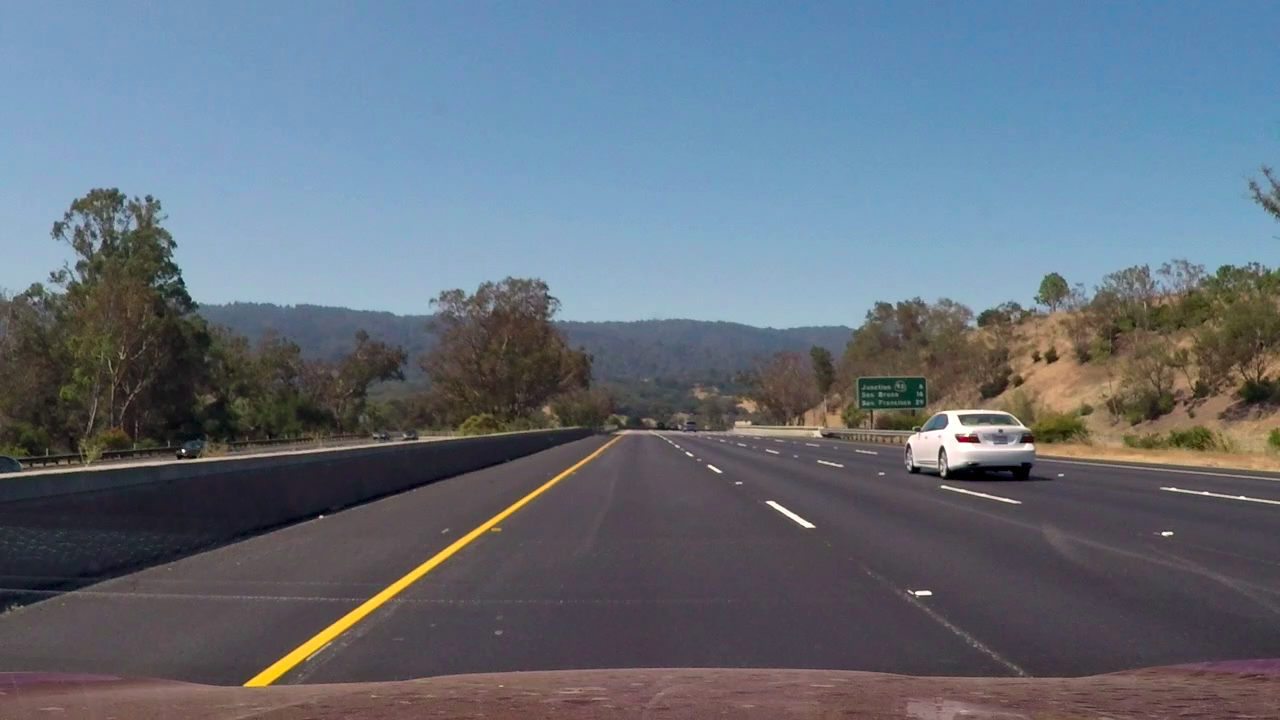
#> input picture frames_sample/original.png, 1280 x 720 px
$ jupyter execute simple_implementation.ipynb
#> lines starting #> are read from the running program, lines starting #| are printed output that depends on the picture
[cell 1]
import cv2
import numpy as np

[cell 2]
identity = np.array([[0.,0.,0.],
                     [0.,1.,0.],
                     [0.,0.,0.]])
# Sharpen
sharpen = np.array([[0, -1, 0],
                    [-1, 5, -1],
                    [0, -1, 0]])
# Gaussian Blur
gaussian = (1 / 16.0) * np.array([[1., 2., 1.],
                                  [2., 4., 2.],
                                  [1., 2., 1.]])

gaussian_5x5 = (1/256.0)*np.array([[1., 4., 6., 4., 1.],
                                   [4., 16., 24., 16., 4.],
                                   [6., 24., 36., 24., 6.],
                                   [4., 16., 24., 16., 4.],
                                   ])
# for edges in X axis
sobel_edge_kernel_x = np.array([[1., 2., 1.],
                              [0., 0., 0.],
                              [-1., -2., -1]])
# for edges in Y axis
sobel_edge_kernel_y = np.array([[1., 0., -1.],
                              [2., 0., -2.],
                              [1., 0., -1.]])

median = np.array([[1,1,1],
                   [1,1,1],
                   [1,1,1]])

mean = (1/9)*np.array([[1,1,1],
                 [1,1,1],
                 [1,1,1]])

Laplacian_gaussain = np.array([[0,1,0],
                              [1,-4,1],
                              [0,1,0]])

edge_enhancement = np.array([[-1,-1,-1],
                             [-1,8,-1],
                             [-1,-1,-1]])

robert_cross_1 = np.array([[1,0],
                           [0,-1]])

robert_cross_2 = np.array([[-1,0],
                           [0,1]])

[cell 3]
image = cv2.imread("frames_sample/original.png")
#> image is the input picture: shape (720, 1280, 3); mean B, G, R 123, 110.6, 100.1
# image = cv2.imread("frames_sample\original.png")

[cell 4]
def convoperation(image, kernel, kernel_name):
#> called with kernel = array of shape (3, 3), kernel_name = 'sharpen'
    result = cv2.filter2D(image, -1, kernel)
    cv2.imshow('Original Image', image)
    cv2.imshow(f'{kernel_name} Image', result)
    cv2.imwrite(f'frames_sample/{kernel_name}_Image.png', result)
    cv2.waitKey(0)
    cv2.destroyAllWindows()

[cell 5]
convoperation(image,sharpen,"sharpen")

[cell 6]
convoperation(image,gaussian,"gaussian")

[cell 7]
convoperation(image,sobel_edge_kernel_x,"sobel_x")

[cell 8]
convoperation(image,sobel_edge_kernel_y,"sobel_y")
#> call 4 of convoperation, with kernel = array of shape (3, 3), kernel_name = 'sobel_y'
#> in convoperation (call 4), `result = cv2.filter2D(image, -1, kernel)`:
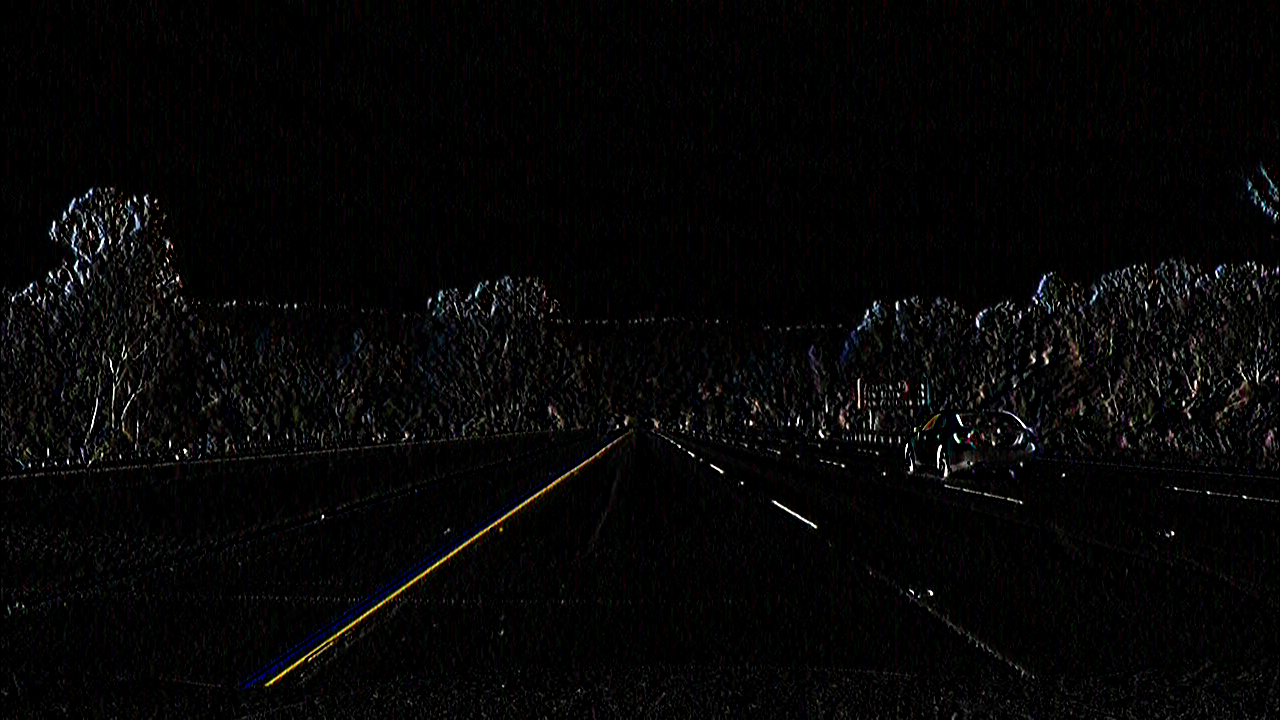
#> result: shape (720, 1280, 3); mean B, G, R 5.7, 5.7, 6

[cell 9]
convoperation(image,median,"median_smoothing")
#> in convoperation (call 5), `result = cv2.filter2D(image, -1, kernel)`:
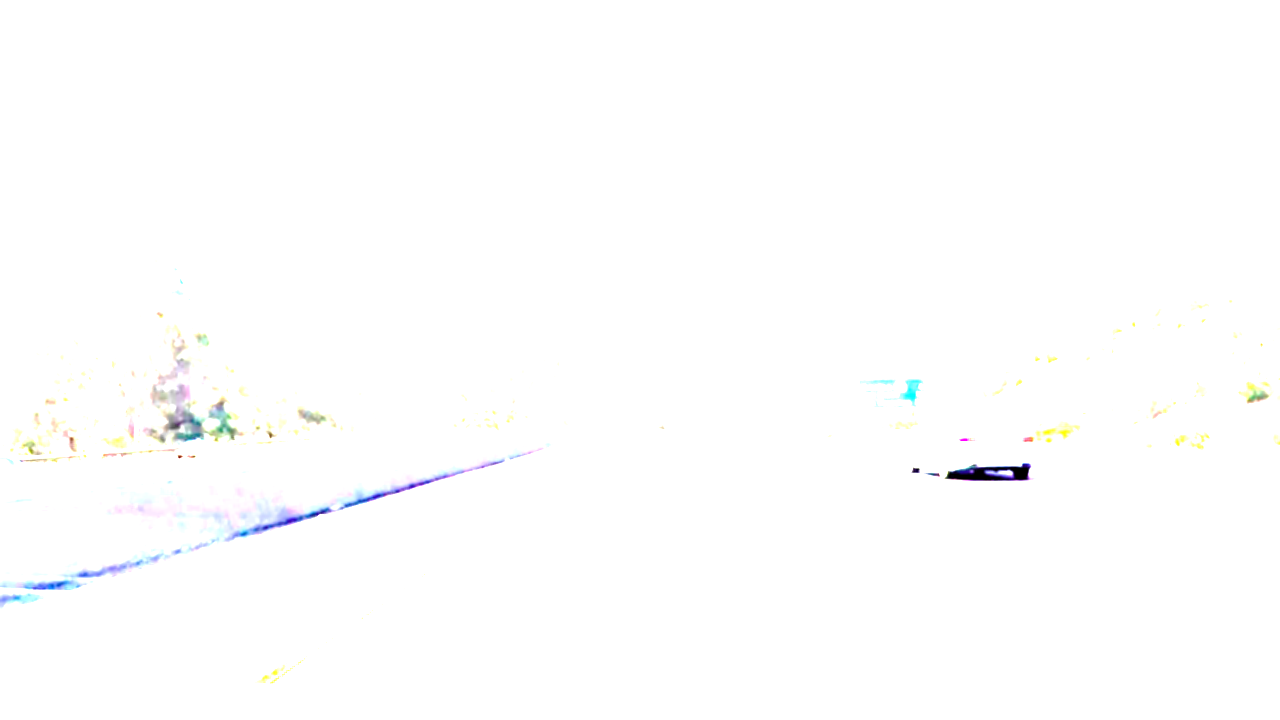
#> result: shape (720, 1280, 3); mean B, G, R 254.1, 254.1, 253.9

[cell 10]
convoperation(image,Laplacian_gaussain,"Laplacian_gaussian")
#> in convoperation (call 6), `result = cv2.filter2D(image, -1, kernel)`:
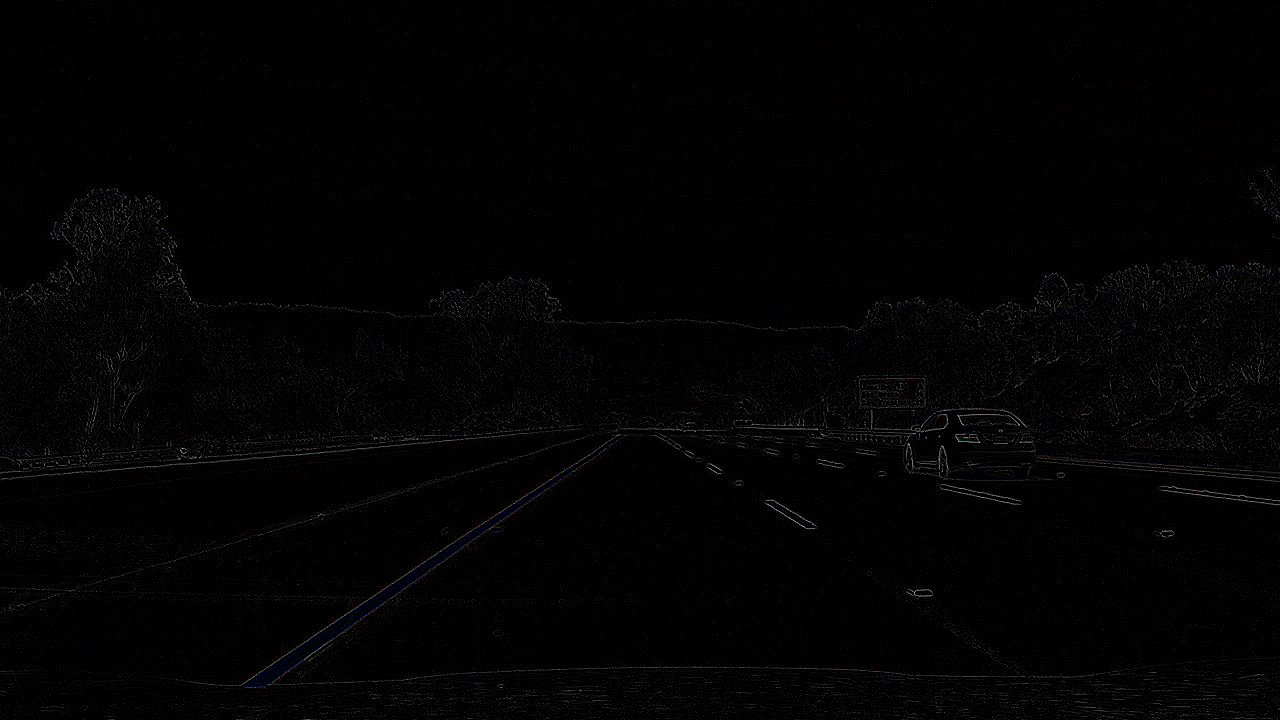
#> result: shape (720, 1280, 3); mean B, G, R 2.7, 2.6, 2.7

[cell 11]
convoperation(image,edge_enhancement,"edge_enhancement")
#> in convoperation (call 7), `result = cv2.filter2D(image, -1, kernel)`:
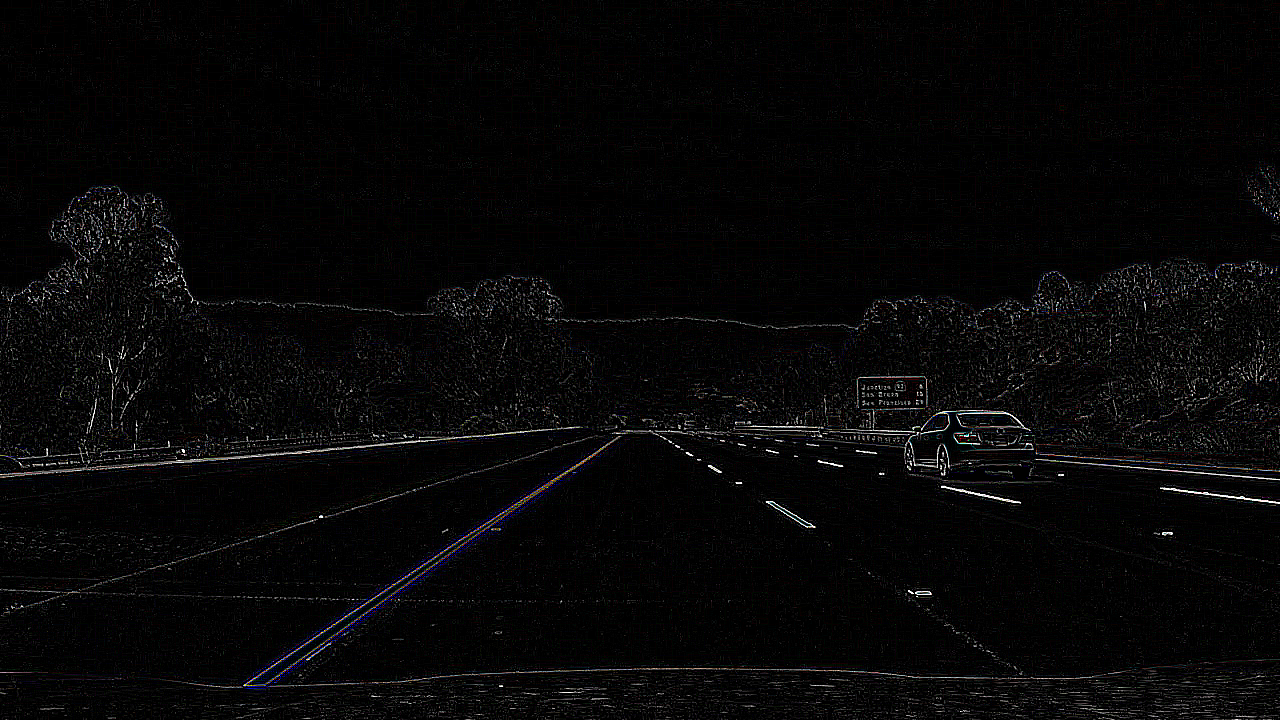
#> result: shape (720, 1280, 3); mean B, G, R 6.9, 6.7, 7.1
